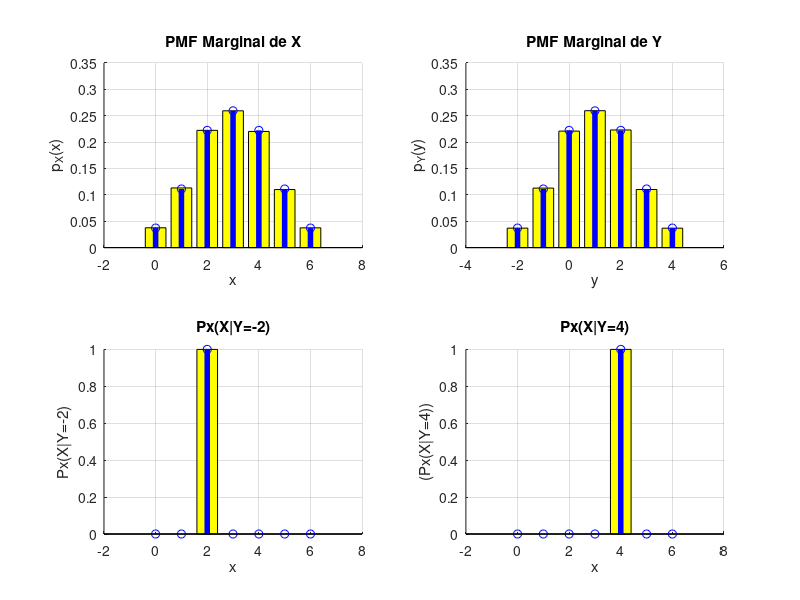

The MATLAB script that drew this image:
clc; close all; clear all;
pkg load statistics;

N = 100000; % Número de tentativas do experimento probabilístico

%------------------------------------------------------------------------------------------------------------------

% Comando Letra A
x = 0:6; %x altera no intervalo de 0 a 6
y = -2:4; %y altera no intervalo de -2 a 4

%Os vetores U1 e U2 e U3 alternam no intervalo inteiro de 0 a 2, cria-se um vetor 1:N
U1 = randi([0 2], 1, N);
U2 = randi([0 2], 1, N);
U3 = randi([0 2], 1, N);

X = zeros(1, N);
Y = zeros(1, N);

% X assume a soma das variáveis U1,U2,U3, enquanto Y assume U1+U2-U3
X = U1+U2+U3;
Y = U1+U2-U3;

pmfXY_sim = hist3([X' Y'], {x, y}) / N
pmfXY_teo = [ 0 0 1 0 0 0 0;
              0 1 0 2 0 0 0;
              1 0 2 0 3 0 0;
              0 2 0 3 0 2 0;
              0 0 3 0 2 0 1;
              0 0 0 2 0 1 0;
              0 0 0 0 1 0 0;
                              ]/27

%------------------------------------------------------------------------------------------------------------------
% Comando letra B
pmfX_sim = hist(X , x) / N;
pmfX_teo = [1/27 1/9 2/9 7/27 2/9 1/9 1/27];

pmfY_sim = hist(Y , y) / N;
pmfY_teo = [1/27 1/9 2/9 7/27 2/9 1/9 1/27];

figure;
subplot(2, 2, 1); hold on; grid on;
bar(x, pmfX_sim, 'y');
stem(x, pmfX_teo, 'b', 'LineWidth', 4);
xlabel('x'); ylabel('p_X(x)'); title('PMF Marginal de X');

subplot(2, 2, 2); hold on; grid on;
bar(y, pmfY_sim, 'y');
stem(y, pmfY_teo, 'b', 'LineWidth', 4);
xlabel('y'); ylabel('p_Y(y)'); title('PMF Marginal de Y');

%------------------------------------------------------------------------------------------------------------------
% Comando letra C

%Estamos criando um vetor para a Px(X|Y=y). O vetor é de zeros, e possui 2 linhas e 7 colunas
pmfX_condY_sim = zeros(2,7);

% Primeiro fazemos o calculo quando Y é igual -2
XcondY = X(Y == -2);
pmfX_condY_sim(1, :) = hist(XcondY, x) / sum(Y == -2); % Aqui é a condicional simulada, perceba que para Y - -2, só a primeira linha do vetor deve ser preenchida
pmfX_condY_teo = [0 0 1 0 0 0 0]; % E aqui a teórica

subplot(2, 2, 3); hold on; grid on;
bar(x, pmfX_condY_sim(1, :), 'y');
stem(x, pmfX_condY_teo, 'b', 'LineWidth', 4);
xlabel('x'); ylabel('Px(X|Y=-2)'); title('Px(X|Y=-2)');

%Em seguida repetimos o procedimento para Y igual a 4
XcondY = X(Y == 4);
pmfX_condY_sim(2, :) = hist(XcondY, x) / sum(Y == 4); % % Aqui é a condicional simulada, perceba que para Y - 4, só a segunda linha do vetor deve ser preenchida
pmfX_condY_teo = [0 0 0 0 1 0 0]; % E aqui a teórica

subplot(2, 2, 4); hold on; grid on;
bar(x, pmfX_condY_sim(2, :), 'y');
stem(x, pmfX_condY_teo, 'b', 'LineWidth', 4);
xlabel('x'); ylabel('(Px(X|Y=4))'); title('Px(X|Y=4)');


